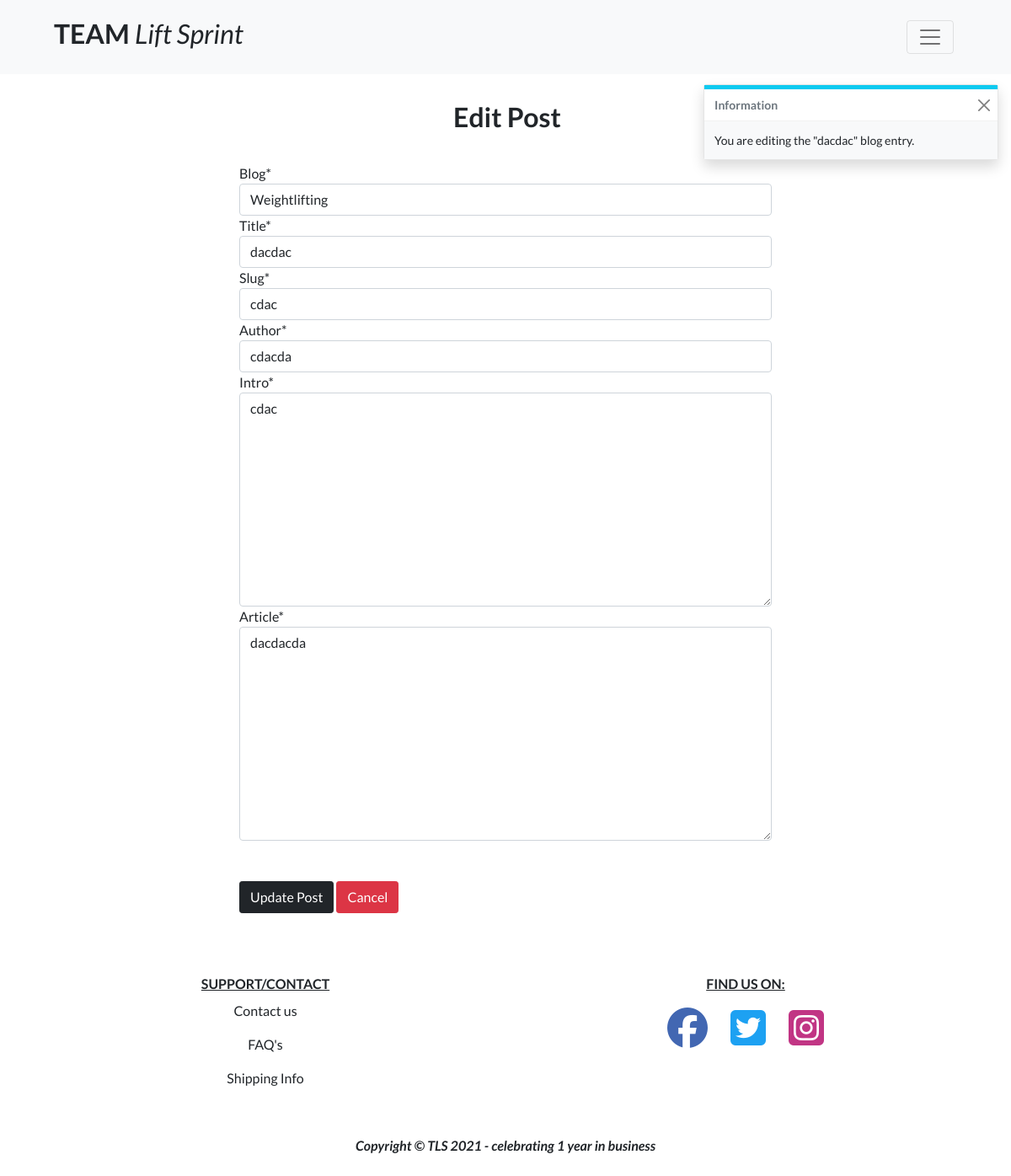
Page /blog/edit_post/cdac/ (signed in) on the committed database.
### blog/models.py (models this page shows, shortened)
class Post(models.Model):
    class Meta:
        ordering = ['-date_added']
    blog = models.ForeignKey(
        Blog, related_name="posts", on_delete=models.CASCADE)
    title = models.CharField(max_length=100)
    slug = models.SlugField()
    author = models.CharField(max_length=255)
    intro = models.TextField()
    article = models.TextField()
    date_added = models.DateTimeField(auto_now_add=True)

### blog/views.py (the view)
# urls.py: path('edit_post/<slug:slug>/', views.edit_post, name='edit_post'),
@login_required
def edit_post(request, slug):
    if not request.user.is_superuser:
        messages.error(request, 'Sorry, only the storeowner can do this.')
        return redirect(reverse('home'))
    post = get_object_or_404(Post, slug=slug)
    if request.method == 'POST':
        form = PostForm(request.POST, request.FILES, instance=post)
        if form.is_valid():
            form.save()
            messages.success(request, 'Successfully updated blog post!')
            return redirect(reverse('post_detail', args=[post.slug]))
        else:
            messages.error(
                request, 'Blog edit failure, ensure your entry is correct.')
    else:
        form = PostForm(instance=post)
        messages.info(
            request, f'You are editing the "{post.title}" blog entry')
    template = 'blog/edit_post.html'
    context = {
        'form': form,
        'post': post,
    }
    return render(request, template, context)

### blog/forms.py
class PostForm(forms.ModelForm):
    class Meta:
        model = Post
        fields = '__all__'
    def __init__(self, *args, **kwargs):
        super().__init__(*args, **kwargs)
        self.fields['title'].widget.attrs['autofocus'] = True
        for field in self.fields:
            self.fields[field].widget.attrs['class'] = 'add-product-form-field'

### bag/contexts.py (called while the page is built, shortened)
def bag_contents(request):
    bag_items = []
    total = 0
    product_count = 0
    bag = request.session.get('bag', {})
    if total < settings.FREE_DELIVERY_THRESHOLD:
        delivery = total * Decimal(settings.STANDARD_DELIVERY_PERCENTAGE / 100)
        free_delivery_delta = settings.FREE_DELIVERY_THRESHOLD - total
    else:
        delivery = 0
        free_delivery_delta = 0
    grand_total = delivery + total
    context = {
        'bag_items': bag_items,
        'total': total,
        'product_count': product_count,
        'delivery': delivery,
        'free_delivery_delta': free_delivery_delta,
        'free_delivery_threshold': settings.FREE_DELIVERY_THRESHOLD,
        'grand_total': grand_total,
    }
    return context

### blog/models.py (called while the page is built)
    def __str__(self):
        return self.title

### blog/templates/blog/edit_post.html (shortened to what this page needs)
{% extends "base.html" %}
{% load static %}
{% block page_header %}
    <div class="container position-relative pt-5 p-2 g-0">
    </div>
{% endblock %}
{% block content %}
    <div class="container position-relative pt-5 g-0">
        <div class="row">
            <div class="col">
                <h2 class="fw-bold text-center text-capitalize mb-1 mt-3 ms-1">Edit Post</h2>
            </div>
        </div>
    </div>
    <div class="row mb-5">
        <div class="container col-10">
            <div class="col-lg-8 offset-lg-2 col-xs-12 p-1 p-md-3">
                <form class="mt-3" action="{% url 'edit_post' post.slug %}" method="POST" enctype="multipart/form-data">
                    {% for field in form %}
                        {{ field | as_crispy_field }}
                    {% endfor %}
                    <div class="mt-5">
                        <button class="btn btn-dark rounded-1" type="submit">Update Post</button>
                        <a class="btn btn-danger rounded-1" href="{% url 'blog' %}">Cancel</a>
                    </div>
                </form>
            </div>
        </div>
    </div>
{% endblock %}

### static/css/base.css (style rules this page uses)
html { height: 100%; }
body { font-family: 'Lato'; }

### rows in the picture
Post: blog "Weightlifting" "dacdac" "cdac" "cdacda" "cdac" "dacdacda"

### other values in the picture
{{ message }} "You are editing the \"dacdac\" blog entry"
